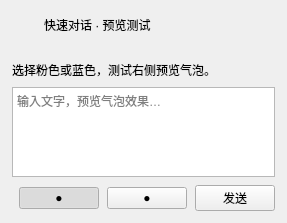
                                            <widget class="QFrame" name="quickCard">
                                              <layout class="QVBoxLayout" name="quickCardLayout">
                                                <property name="leftMargin">
                                                  <number>0</number>
                                                </property>
                                                <property name="topMargin">
                                                  <number>0</number>
                                                </property>
                                                <property name="rightMargin">
                                                  <number>0</number>
                                                </property>
                                                <property name="bottomMargin">
                                                  <number>0</number>
                                                </property>
                                                <property name="spacing">
                                                  <number>0</number>
                                                </property>
                                                <item>
                                                  <widget class="QWidget" name="quickCardHeading">
                                                    <layout class="QHBoxLayout" name="quickCardHeadingLayout">
                                                      <property name="leftMargin">
                                                        <number>14</number>
                                                      </property>
                                                      <property name="topMargin">
                                                        <number>14</number>
                                                      </property>
                                                      <property name="rightMargin">
                                                        <number>14</number>
                                                      </property>
                                                      <property name="bottomMargin">
                                                        <number>14</number>
                                                      </property>
                                                      <property name="spacing">
                                                        <number>9</number>
                                                      </property>
                                                      <item>
                                                        <widget class="QLabel" name="sendIcon">
                                                          <property name="text">
                                                            <string />
                                                          </property>
                                                          <property name="maximumSize">
                                                            <size>
                                                              <width>21</width>
                                                              <height>21</height>
                                                            </size>
                                                          </property>
                                                          <property name="minimumSize">
                                                            <size>
                                                              <width>21</width>
                                                              <height>21</height>
                                                            </size>
                                                          </property>
                                                        </widget>
                                                      </item>
                                                      <item>
                                                        <widget class="QLabel" name="quickCardTitle">
                                                          <property name="text">
                                                            <string>快速对话 · 预览测试</string>
                                                          </property>
                                                        </widget>
                                                      </item>
                                                    </layout>
                                                  </widget>
                                                </item>
                                                <item>
                                                  <widget class="QWidget" name="quickCardBody">
                                                    <layout class="QVBoxLayout" name="quickBodyLayout">
                                                      <property name="leftMargin">
                                                        <number>12</number>
                                                      </property>
                                                      <property name="topMargin">
                                                        <number>12</number>
                                                      </property>
                                                      <property name="rightMargin">
                                                        <number>12</number>
                                                      </property>
                                                      <property name="bottomMargin">
                                                        <number>12</number>
                                                      </property>
                                                      <property name="spacing">
                                                        <number>8</number>
                                                      </property>
                                                      <item>
                                                        <widget class="QLabel" name="quickPreviewHint">
                                                          <property name="text">
                                                            <string>选择粉色或蓝色，测试右侧预览气泡。</string>
                                                          </property>
                                                          <property name="wordWrap">
                                                            <bool>true</bool>
                                                          </property>
                                                          <property name="tone" stdset="0">
                                                            <string>muted</string>
                                                          </property>
                                                        </widget>
                                                      </item>
                                                      <item>
                                                        <widget class="QPlainTextEdit" name="messageEdit">
                                                          <property name="placeholderText">
                                                            <string>输入文字，预览气泡效果…</string>
                                                          </property>
                                                          <property name="minimumSize">
                                                            <size>
                                                              <width>0</width>
                                                              <height>52</height>
                                                            </size>
                                                          </property>
                                                          <property name="maximumSize">
                                                            <size>
                                                              <width>16777215</width>
                                                              <height>90</height>
                                                            </size>
                                                          </property>
                                                        </widget>
                                                      </item>
                                                      <item>
                                                        <widget class="QWidget" name="messageActions">
                                                          <layout class="QHBoxLayout" name="messageActionsLayout">
                                                            <property name="leftMargin">
                                                              <number>0</number>
                                                            </property>
                                                            <property name="topMargin">
                                                              <number>0</number>
                                                            </property>
                                                            <property name="rightMargin">
                                                              <number>0</number>
                                                            </property>
                                                            <property name="bottomMargin">
                                                              <number>0</number>
                                                            </property>
                                                            <property name="spacing">
                                                              <number>8</number>
                                                            </property>
                                                            <item>
                                                              <spacer name="sendSpacer">
                                                                <property name="orientation">
                                                                  <enum>Qt::Orientation::Horizontal</enum>
                                                                </property>
                                                              </spacer>
                                                            </item>
                                                            <item>
                                                              <widget class="QPushButton" name="choosePinkButton">
                                                                <property name="text">
                                                                  <string>●</string>
                                                                </property>
                                                                <property name="checkable">
                                                                  <bool>true</bool>
                                                                </property>
                                                                <property name="checked">
                                                                  <bool>true</bool>
                                                                </property>
                                                                <property name="cursor">
                                                                  <cursorShape>PointingHandCursor</cursorShape>
                                                                </property>
                                                              </widget>
                                                            </item>
                                                            <item>
                                                              <widget class="QPushButton" name="chooseBlueButton">
                                                                <property name="text">
                                                                  <string>●</string>
                                                                </property>
                                                                <property name="checkable">
                                                                  <bool>true</bool>
                                                                </property>
                                                                <property name="checked">
                                                                  <bool>false</bool>
                                                                </property>
                                                                <property name="cursor">
                                                                  <cursorShape>PointingHandCursor</cursorShape>
                                                                </property>
                                                              </widget>
                                                            </item>
                                                            <item>
                                                              <widget class="QPushButton" name="sendButton">
                                                                <property name="text">
                                                                  <string>发送</string>
                                                                </property>
                                                                <property name="cursor">
                                                                  <cursorShape>PointingHandCursor</cursorShape>
                                                                </property>
                                                              </widget>
                                                            </item>
                                                          </layout>
                                                        </widget>
                                                      </item>
                                                    </layout>
                                                  </widget>
                                                </item>
                                              </layout>
                                            </widget>
